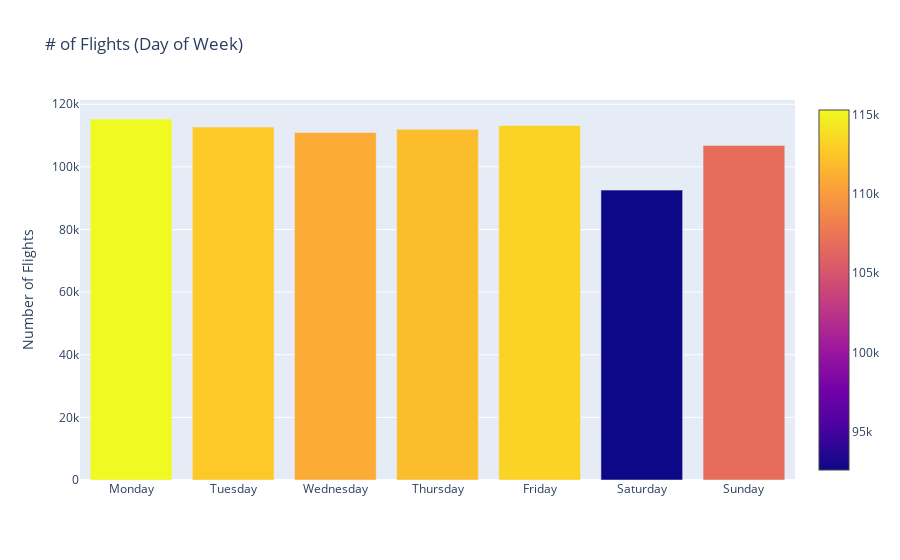

The code cell stored with this chart in its notebook:
### Markdown cell above
La barre de distribution ci-dessus fournit des informations sur le nombre de vols par mois en 2019. Les plus élevés sont ceux de avril, juillet et aout. Par contre si nous comparons avec les autres mois, il n'y a pas de differnce de nombre de vols significative.

### Code cell
# Daily flight traffic during the year

days={1:'Monday', 2:'Tuesday', 3:'Wednesday', 4:'Thursday', 5:'Friday', 6:'Saturday', 7:'Sunday'}
df_d = sampled_df.DAY_OF_WEEK.value_counts().to_frame().reset_index(names='index').sort_values(by='index')
df_d.columns = ['DAY_OF_WEEK', 'FlightNum']
df_d.DAY_OF_WEEK = df_d.DAY_OF_WEEK.map(days)

trace1 = go.Bar(
    x=df_d.DAY_OF_WEEK,
    y=df_d.FlightNum,
    marker=dict(
        color = df_d.FlightNum,  
        showscale=True
    )
)

data = [trace1]
layout = go.Layout(
    title='# of Flights (Day of Week)', 
    yaxis = dict(title = 'Number of Flights'
  )
)

fig = go.Figure(data=data, layout=layout)
py.iplot(fig)

### Figure 1 — Plotly figure (JSON) as saved in the notebook; plotly's stock layout.template omitted (floating-point values rounded to 4 significant figures)
{"data": [{"marker": {"color": [115289, 112717, 110971, 111999, 113239, 92577, 106828], "showscale": true}, "type": "bar", "x": ["Monday", "Tuesday", "Wednesday", "Thursday", "Friday", "Saturday", "Sunday"], "y": [115289, 112717, 110971, 111999, 113239, 92577, 106828]}], "layout": {"title": {"text": "# of Flights (Day of Week)"}, "yaxis": {"title": {"text": "Number of Flights"}}}}
